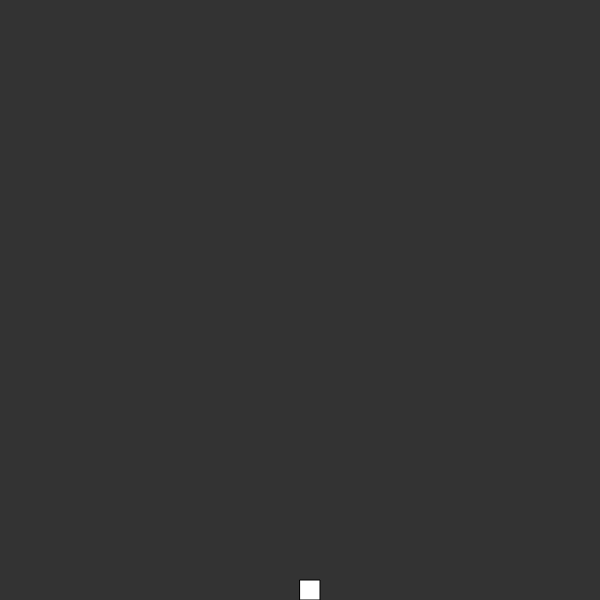
Frame 1 (no input)
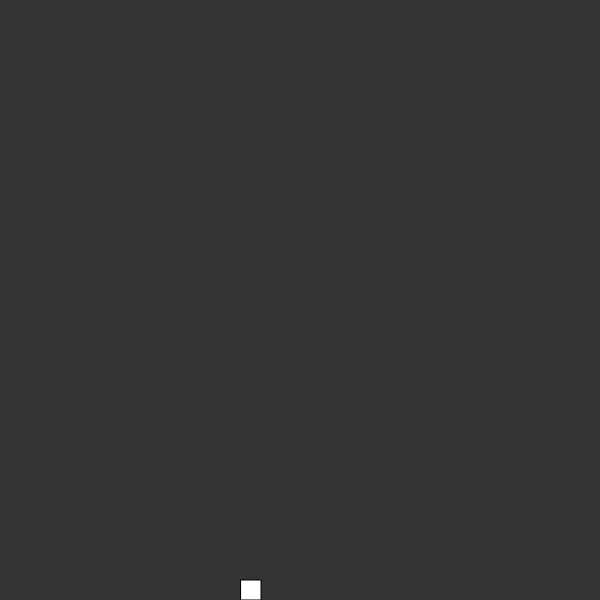
Frame 60 (no input)
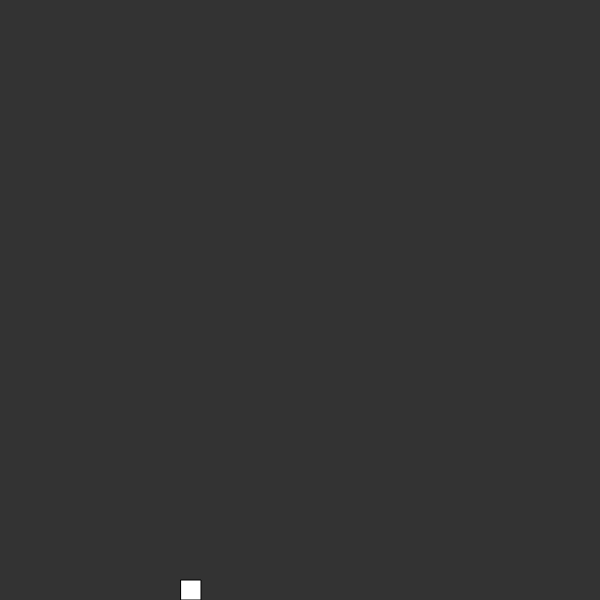
Frame 120 (the mouse pressed at the canvas centre since frame 60)

The p5.js sketch that drew these frames (run headless with seeded random() and noise() and a simulated clock; from frame 60 on, the mouse is pressed at the canvas centre):

// p5.js sketch
// ── sketch.js
var ship = new Ship();
function setup(){
createCanvas(600, 600);

}

function draw(){
background(51);
ship.show();
ship.move(-1);
if ((ship.x)/2 == 0){
	ship.x = 600;
	}

}

function keyPressed(){
		if(keyCode === Up){
	ship.shoot();
}
	}

// ── CSS Transitions w JS.html
<!DOCTYPE html>
<html>

<style>
#myDiv{
	transition: height, width, background, 2s;
    height: 300px;
    width: 200px;
    margin: 1em;
}

button{
margin: .5em;
}
</style>
<body>
<div id = 'myDiv'></div>

<button type="button" onclick="fadeIn()">Fade In</button>
<button type = "button" onclick="fadeOut()"> Fade Out </button>
<button type = "button" onclick="shrink()"> Shrink </button>
<button type = "button" onclick="grow()"> Grow </button>

<script>
function fadeIn() {
	var div = document.getElementById('myDiv');
    div.style.background = 'red';
}

function fadeOut() {
	var div = document.getElementById('myDiv');
	div.style.background = 'white';
}

function grow(){
var div = document.getElementById('myDiv');
div.style.width = '500px';
div.style.height = '200px';
}

function shrink(){
var div = document.getElementById('myDiv');
div.style.width = '100px';
div.style.height = '50px';
}
</script>

</body>
</html>
// ── Loops.html
<!DOCTYPE HTML>

<html>
	<head>
		<script type = "text/javascript">
//Loops : For Loop
for (var i = 0; i < 5; i++){
console.log(i);
} 

//Loops: While Loop
var j = 0;
while(j < 3){
console.log(j);
j++;
}
//Loops: Do While
do {
console.log("This will print out once because I used a Do While Loop instead of a While Loop");
}

while(3  == 4);


</script>
</html>
// ── invaders.html
<!DOCTYPE HTML>

<html>
	<head>
		<script type = "text/javascript" src = 'C:\Users\Todd\Downloads\p5\p5/p5.js'></script>
	<script src = "ship.js"></script>
	<script src = "sketch.js"></script>
	</script>
		
	</head>

	<body>
		
	</body>
	

	</html>
// ── ship.js
function Bullet(x,y){
	this.x = x;
	this.y = y;
	this.show =  function (){
		fill(255,0, 26);
		ellipse(this.x, this.y+570, 20, 20);
		
	}
}
function Ship(){
this.x = 600/2;
this.y = 0;

this.show = function (){
	fill(255);
	rect(this.x, height-20, 20, 20);
}

this.move = function (dir){
	this.x = this.x + dir;
	
}

this.shoot = function(){
	var bullet = new Bullet(this.x+10, this.y);
	bullet.show();
}
}
